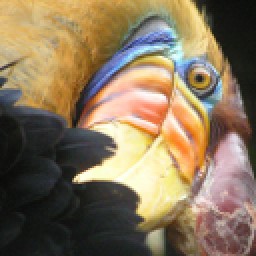
#> input picture PythonSolutions/Ex7/bird_small.png, 128 x 128 px (shown 2 times larger)
$ jupyter execute --allow-errors Exercise7.ipynb
#> lines starting #> are read from the running program, lines starting #| are printed output that depends on the picture
### PythonSolutions/Ex7/utils/__init__.py
import numpy as np
import matplotlib.pyplot as plt
from numpy import matmul as mm

def closest_centroid(x, centroids):
    """ Return indices of closest centroids for data x """
    idx = np.zeros(len(x)).astype('int64')
    for i, pixel in enumerate(x):
        distance = np.inf
        for j, centroid in enumerate(centroids):
            curr_distance = np.linalg.norm(centroid - pixel)
            if (curr_distance < distance):
                distance = curr_distance
                idx[i] = j
    return idx

def update_centroids(x, index, k):
    """ find new centroids based on average of assigned points """
    centroids = np.zeros((k, np.shape(x)[1]))

    for i in range(k):
        p = (index == i).reshape(-1,1)
        centroids[i,:] = mm(p.T, x)/np.sum(p)

    return centroids

def run_kmeans(x, k, init_centroids, iters):
    """ Run K-means algorithm on a dataset for k clusters """
    centroids = init_centroids

    for i in range(iters):
        if iters!=1:
            print(f'Iteration {i+1}')
        # find closest centroid
        idx = closest_centroid(x, centroids)

        # update centroid
        centroids = update_centroids(x, idx, k)

    return idx, centroids

def initialize_centroids(x, k):
    """ Choose k random points as centroids from data x """
    # number of examples
    m = len(x)

    # initialize random centroids
    idx = np.random.choice(range(m), k, replace = False)

    return x[idx]

# [82 lines left out: functions display_data, display_data, displaydata, normalize, pca, not called in this run]

def project_data(x, U, k):
    return mm(x, U[:,:k])

def recover_data(z, U, k):
    return mm(z, U[:,:k].T)

### PythonSolutions/Ex7/Exercise7.ipynb
# Exercise 7: $K$-Means Clustering and Principal Component Analysis

*Solution Author: Brian Pardo*

*These are solutions to [programming exercise 7](https://www.coursera.org/learn/machine-learning/programming/ZZkM2/k-means-clustering-and-pca) for Coursera's Machine Learning course by Andrew Ng.*

In this exercise, we will implement the K-means clustering algorithm and apply it to compress an image. In the second part, we will use principal component analysis to find a low-dimensional representation of face images.

## Part 1. $K$-Means Clustering
We will implement the $K$-means algorithm and use it for image compression. We first start on an example 2D dataset that will help gain an intuition of how the algorithm works. After that, we will use the $K$-means algorithm for image compression by reducing the number of colors that occur in an image to only those that are most common in that image.

### Implementing $K$-means
The $K$-means algorithm is a method to automatically cluster similar data examples together. Concretely, you are given a training set and want to group the data into a few cohesive 'clusters'. The intuition behind $K$-means is an iterative procedure that starts by guessing the initial centroids, and then refines this guess by repeatedly assigning examples to their closest centroids and then recomputing the centroids based on the assignments.
    The $K$-means algorithm is as follows:

[cell 1]
import numpy as np
import matplotlib.pyplot as plt
import scipy.io
from numpy import matmul as mm
from mpl_toolkits.mplot3d import Axes3D
import utils

[cell 2]
def read_image(image_file):
#> called with image_file = 'bird_small.png'
    im = plt.imread(image_file)
#> im is the input picture: shape (128, 128, 3) float32; mean R, G, B 0.531, 0.46, 0.358
    imshape = np.shape(im)
#> imshape = (128, 128, 3)
    return im.reshape(imshape[0]*imshape[1],imshape[2])

image = read_image('bird_small.png')

[cell 3]
k = 16
initial_centroids = utils.initialize_centroids(image, k)
#> in initialize_centroids, `m = len(x)`: m = 16384
#> initial_centroids = 16 rows, first 8: [0.875, 0.722, 0.404], [0.114, 0.133, 0.11], [0.482, 0.294, 0.2], [0.698, 0.6, 0.286], [0.82, 0.678, 0.439], [0.051, 0.0588, 0.0549], [0.733, 0.647, 0.306], [0.635, 0.455, 0.408]
idx, centroids = utils.run_kmeans(image, k, init_centroids=initial_centroids, iters = 10)
#> in run_kmeans, `centroids = init_centroids`: centroids has the same summary as initial_centroids outside run_kmeans
#> idx = 16384 values, max 15 at index 741, min 0 at index 0, mean 6.89; centroids = 16 rows, first 8: [0.871, 0.713, 0.448], [0.188, 0.184, 0.176], [0.477, 0.349, 0.196], [0.655, 0.481, 0.227], [0.742, 0.621, 0.394], [0.0734, 0.0798, 0.0695], [0.867, 0.577, 0.259], [0.567, 0.489, 0.454]

[cell 4]
image_compress = centroids[idx]
(m, n) = np.shape(image_compress)
#> m = 16384; n = 3
w = np.sqrt(m).astype('int64')
#> w = 128
image_compress = image_compress.reshape((w,w,n))
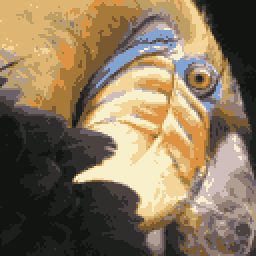
#> image_compress: shape (128, 128, 3) float64 (shown 2 times larger); mean of channels 0, 1, 2 0.531, 0.46, 0.358; drawn as R, G, B
image_original = image.reshape((w,w,n))

fig1, (ax1, ax2) = plt.subplots(1,2)
ax1.imshow(image_compress)
ax2.imshow(image_original);
ax1.axis('off')
ax2.axis('off');
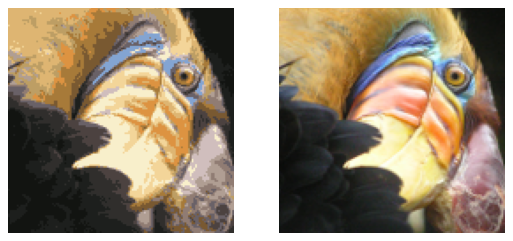
#> figure drawn by matplotlib, 2 panels

[cell 5]
fig2 = plt.figure()
ax = fig2.add_subplot(projection='3d')
for color in range(k):
    im_color = image[idx==color]
    rgb = (centroids[color][0],centroids[color][1],centroids[color][2])
    ax.scatter(im_color[:,0],im_color[:,1],im_color[:,2], color = rgb);
#> this loop made 16 passes
#> rgb on passes 1 to 12: (0.871, 0.713, 0.448), (0.188, 0.184, 0.176), (0.477, 0.349, 0.196), (0.655, 0.481, 0.227), (0.742, 0.621, 0.394), (0.0734, 0.0798, 0.0695), (0.867, 0.577, 0.259), (0.567, 0.489, 0.454), (0.116, 0.124, 0.115), (0.517, 0.647, 0.827), (0.299, 0.263, 0.255), (0.691, 0.623, 0.578)
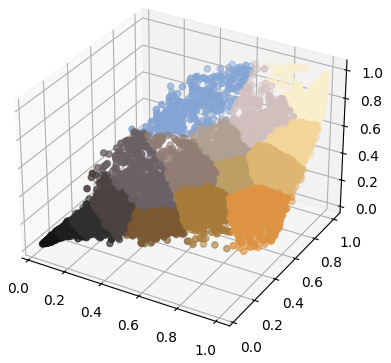
#> figure drawn by matplotlib, 1 panel
